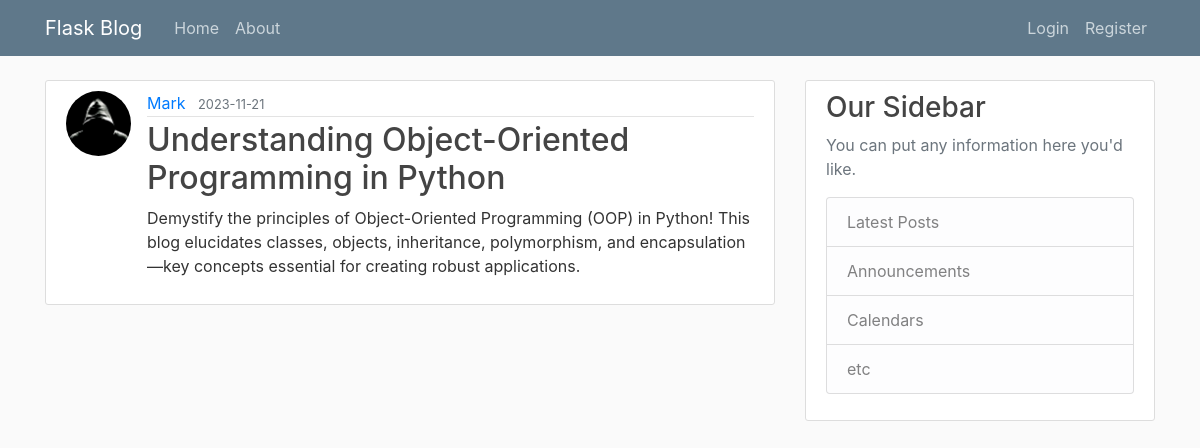
The app's page /post/4 with its own data.
### flaskblog/models.py (models this page shows, shortened)
class User(db.Model, UserMixin):
    id = db.Column(db.Integer, primary_key=True)
    username = db.Column(db.String(20), unique=True, nullable=False)
    email = db.Column(db.String(120), unique=True, nullable=False)
    image_file = db.Column(db.String(20), nullable=False, default="default.jpg")
    password = db.Column(db.String(60), nullable=False)
    post = db.relationship("Post", backref="author", lazy=True)

class Post(db.Model):
    id = db.Column(db.Integer, primary_key=True)
    title = db.Column(db.String(100), nullable=False)
    date_posted = db.Column(db.DateTime, nullable=False, default=datetime.utcnow)
    content = db.Column(db.Text, nullable=False)
    user_id = db.Column(db.Integer, db.ForeignKey("user.id"), nullable=True)

### flaskblog/routes.py (the view)
@app.route("/post/<int:post_id>")
def post(post_id):
    post = Post.query.get_or_404(post_id)
    return render_template("post.html", title=post.title, post=post)

### flaskblog/templates/post.html (shortened to what this page needs)
{% extends "base.html" %}
{% block content %}
<article class="media content-section">
    <img class="rounded-circle article-img"
        src="{{ url_for('static', filename='profile_pics/' + post.author.image_file) }}">
    <div class="media-body">
        <div class="article-metadata">
            <a class="mr-2" href="#">{{ post.author.username }}</a>
            <small class="text-muted">{{ post.date_posted.strftime('%Y-%m-%d') }}</small>
        </div>
        <h2 class="article-title">{{ post.title }}</h2>
        <p class="article-content">{{ post.content }}</p>
    </div>
</article>
{% endblock content %}

### flaskblog/static/main.css (style rules this page uses)
body { background: #fafafa; color: #333333; margin-top: 5rem; }
h1, h2, h3, h4, h5, h6 { color: #444444; }
.content-section { background: #ffffff; padding: 10px 20px; border: 1px solid #dddddd; border-radius: 3px; margin-bottom: 20px; }
.article-title { color: #444444; }
.article-content { white-space: pre-line; }
.article-img { height: 65px; width: 65px; margin-right: 16px; }
.article-metadata { padding-bottom: 1px; margin-bottom: 4px; border-bottom: 1px solid #e3e3e3 }

### records on screen
User: image_file (placeholder picture), author.username "Mark"
Post: date_posted "2023-11-21", title "Understanding Object-Oriented Programming in Python", content "Demystify the principles of Object-Oriented Programming (OOP) in Python! This blog elucidates classes, objects, inheritance, polymorphism, and encapsulation—key concepts essential for creating robust applications."
